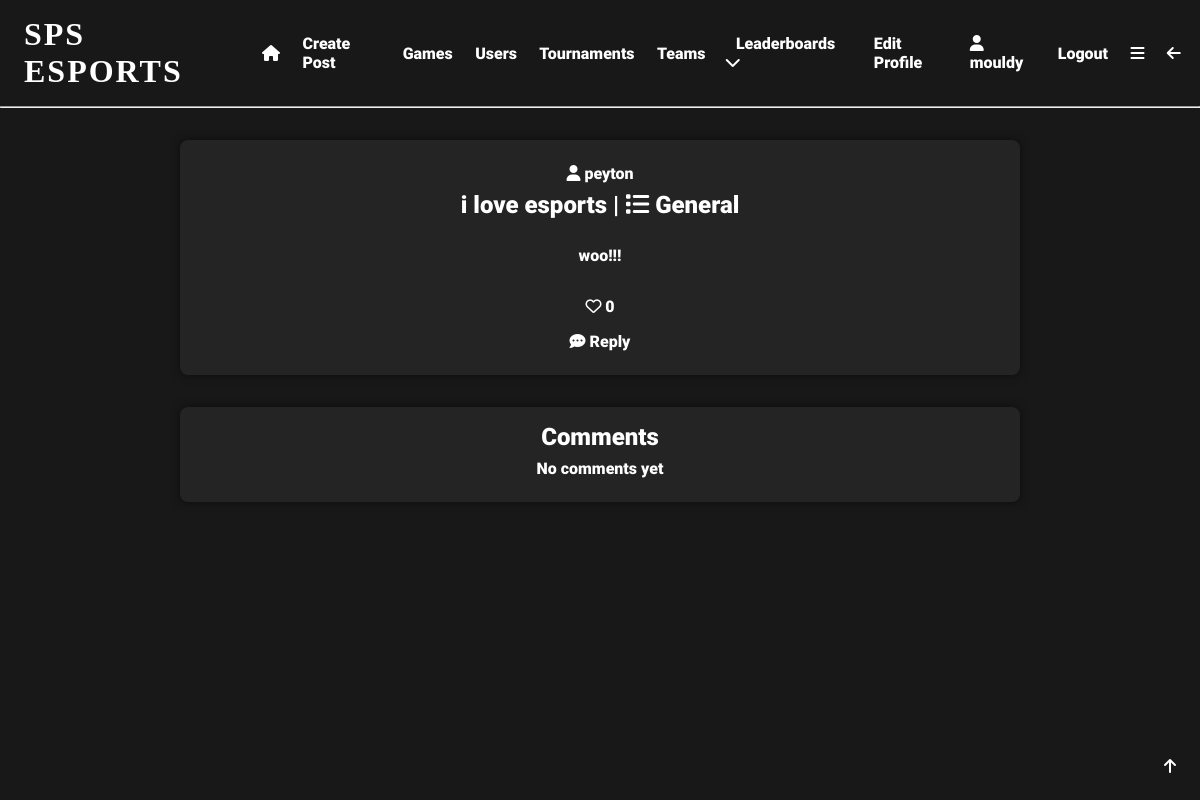
The page /post/4 (signed in) on the database its author committed.
### app/models.py (models this page shows, shortened)
class User(UserMixin, db.Model):
    user_id = db.Column(db.Integer, primary_key=True)
    username = db.Column(db.String(64), index=True, unique=True)
    email = db.Column(db.String(120), index=True, unique=True)
    password_hash = db.Column(db.String(128), nullable=False)
    pfp = db.Column(db.String(140))
    user_bio = db.Column(db.String(140), default='New to SPS eSports!!!')
    pronouns = db.Column(db.String(64), nullable=True)
    skill_level = db.Column(db.String(64), default='Unsure')
    role = db.Column(db.String(64))
    grade = db.Column(db.String(64), nullable=True, default='Unsure')
    availability = db.Column(db.String(140), default='Unsure')
    teams = db.relationship('Teams', back_populates='user')
    team_users = db.relationship('TeamUsers', back_populates='user')
    posts = db.relationship('Posts', back_populates='user')
    likes = db.relationship('Likes', back_populates='user')
    tournaments = db.relationship('Tournaments', back_populates='user')
    favourite_games = db.relationship('FavouriteGames', back_populates='user')
    tournament_users = db.relationship('TournamentUsers', back_populates='user')
    comments = db.relationship('Comments', back_populates='user')
    matches = db.relationship('Matches', back_populates='user')
    match_users = db.relationship('MatchUsers', back_populates='user')
    following = db.relationship('Following', backref='user', foreign_keys='Following.user_id')
    followed = db.relationship('Following', foreign_keys='Following.following_id')
    sponsor = db.relationship('SponsoredUsers', backref='user', foreign_keys='SponsoredUsers.sponsor_id')
    sponsored = db.relationship('SponsoredUsers', foreign_keys='SponsoredUsers.sponsored_id')

class Posts(db.Model):
    post_id = db.Column(db.Integer, primary_key=True, index=True, unique=True, nullable=False)
    post_title = db.Column(db.String(64), nullable=False)
    post_content = db.Column(db.String(140), nullable=False)
    post_date = db.Column(db.DateTime, nullable=False)
    post_type = db.Column(db.String(64))
    likes = db.Column(db.Integer, default=0)
    user_id = db.Column(db.Integer, db.ForeignKey('user.user_id'), name='post_user_id', nullable=False)
    user = db.relationship('User', back_populates='posts')
    post_likes = db.relationship('Likes', back_populates='post')
    comments = db.relationship('Comments', back_populates='post')

### app/routes.py (the view)
@app.route('/post/<post_id>', methods=['GET', 'POST'])
@login_required
def post(post_id):
    post = Posts.query.filter_by(post_id=post_id).first_or_404()
    creator = User.query.filter_by(user_id=post.user_id).first()
    is_liked = Likes.query.filter_by(user_id=current_user.user_id, post_id=post_id).count()
    my_post = Posts.query.filter_by(post_id=post_id, user_id=current_user.user_id).count()
    likes = Likes.query.filter_by(post_id=post_id).count()
    comments = Comments.query.filter_by(post_id=post_id).all()
    return render_template('post.html', post=post, creator=creator, is_liked=is_liked, my_post=my_post, comments=comments, likes=likes)

### app/models.py (called while the page is built)
@login.user_loader
def load_user(user_id):
    return User.query.get(int(user_id))  # returns the user id as an integer

### app/templates/post.html (shortened to what this page needs)
{% extends 'base.html' %}
{% block content %}
<div class="centre">
    <div class="gen-container lineup">
        <a href="{{url_for('user', username=creator.username)}}"><i class="fa-solid fa-user"></i>  {{creator.username}}</a>
        <h2>{{post.post_title}} | <i class="fa-solid fa-list"></i>  {{post.post_type}}</h2>
        <br>
        <p>{{post.post_content}}</p>
        {% if is_liked == 1 %}
        <a href="{{url_for('like', post_id=post.post_id)}}"><i class="fa-solid fa-heart"></i> {{likes}}</a>
        {% else %}
        {% if my_post == 0 %}
        <a href="{{url_for('like', post_id=post.post_id)}}"><i class="fa-regular fa-heart"></i>  {{likes}}</a>
        {% endif %}
        {% endif %}
        <a href="{{url_for('post_comment', post_id=post.post_id)}}"><i class="fa-solid fa-comment-dots"></i>  Reply</a>
    </div>
    <div class="gen-container">
        <h2>Comments</h2>
        {% if comments %}
            {% for comment in comments %}
            <div class="post">
                <p><a href="{{url_for('user', username=comment.username)}}">{{comment.username}}</a> <i
                        class="fa-solid fa-comment"></i></p>
                <p>{{comment.comment_content}}</p>
                <p>{{comment.comment_date|format_datetime}}</p>
            </div>
            {% endfor %}
        {% else %}
        <p>No comments yet</p>
        {% endif %}
    </div>
</div>
{% endblock %}

### app/templates/base.html (shortened to what this page needs)
<!DOCTYPE html>
<html lang="en">
<head>
    <link rel="stylesheet" href="{{ url_for('static', filename='css/styles.css') }}">
</head>
<body>
  <div id="top" class="header">
      {% if current_user.is_anonymous %}
        <h1 onclick="location.href='login'">SPS ESPORTS</h1>
        <a href="{{ url_for('login') }}">Login</a>
        <a href="{{ url_for('register') }}">Register</a>
      {% else %}
        <h1 onclick="location.href='{{url_for('index')}}'">SPS ESPORTS</h1>
        <a href="{{ url_for('index') }}"><i class="fa-solid fa-house"></i></a>
        <a href="{{ url_for('create_post') }}">Create Post</a>
        <a href="{{ url_for('search') }}">Games</a>
        <a href="{{ url_for('user_search') }}">Users</a>
        <a href="{{ url_for('tournament_search') }}">Tournaments</a>
        <a href="{{url_for('team_search')}}">Teams</a>
        <div class="expand">
            <div class="expand-button">
                <a href="javascript:showDropdown()">Leaderboards  <i class="fa-solid fa-chevron-down"></i></a>
            </div>
        </div>
        <a href="{{ url_for('edit_profile') }}">Edit Profile</a>
        <a href="{{ url_for('user', username=current_user.username) }}"><i class="fa-solid fa-user"></i>   {{current_user.username}}</a>
        <a href="{{ url_for('logout') }}">Logout</a>
        <a href="javascript:showNavBar()"><i class="fa-solid fa-bars"></i></a>
        <a href="javascript:window.history.back();"><i class="fa-solid fa-arrow-left"></i></a>
      {% endif %}
  </div>
    <hr>
  <div class="topbutton">
    <a href="#top"><i class="fa-solid fa-arrow-up"></i></a>
  </div>
{% block content %} {% endblock %}
</body>
</html>

### app/static/css/styles.css (style rules this page uses)
* { margin: 0; padding: 0; box-sizing: border-box; scroll-behavior: smooth; scrollbar-width: thin; scrollbar-color: white var(--bg); }
body { background: var(--bg); color: white; }
:root { --accent: #e81c29; --bg: #181818; --bg2: #282828; --lightbg: rgba(255,255,255,0.05); }
.header { display:flex; align-items: center; padding: 1em 0.5em; }
.header a { padding: 0em 0.7em; font-family: 'Roboto'; font-size: 1em; text-decoration: none; transition: 0.5s; position: relative; transition: 0.3s; color: white; }
.header a::before { content: ''; position: absolute; width: 100%; height: 2px; left: 0; bottom: -2px; background-color: var(--accent); transform-origin: right; transform: scaleX(0); transition: transform 0.3s; }
.header h1 { box-shadow: inset 0 0 0 0 var(--bg); font-family: 'Nausea'; letter-spacing: 2px; padding: 0 0.5em; position: relative; transition: color 0.3s ease-in-out, box-shadow 0.3s ease-in-out; }
.expand { font-family: 'Roboto'; padding: 0.5em; position: relative; }
h1 { font-family: 'Roboto'; font-size: 2em; }
h2 { font-family: 'Roboto'; font-size: 1.5em; }
.topbutton { position: fixed; bottom: 1em; right: 1em; padding: 0.5em; border-radius: 50%; background-color: var(--bg); color: white; font-family: 'Roboto'; font-size: 1em; transition: 0.5s; }
p { font-family: 'Roboto'; font-size: 1em; padding: 0.5em 0; }
a { color: white; text-decoration: none; transition: 0.5s; padding: 0.5em 0; position: relative; font-family: 'Roboto'; }
a::before { content: ''; position: absolute; width: 100%; height: 2px; left: 0; bottom: -2px; background-color: var(--accent); transform-origin: right; transform: scaleX(0); transition: transform 0.3s; }
.centre { display: flex; flex-flow: row wrap; align-items: center; justify-content: center; width: 100%; margin: 1em 0; }
.gen-container { display: flex; flex-flow: column wrap; align-items: center; justify-content: center; width: 70%; margin: 1em 0; font-family: 'Roboto'; background-color: var(--lightbg); padding: 1em; border-radius: 0.5em; box-shadow: 0 0 10px 0 rgba(0,0,0,0.5); }
.lineup a::before { top: 80%; }

### rows shown on the page
User: username "mouldy"
User: username "peyton"
Posts: post_title "i love esports", post_type "General", post_content "woo!!!"

### other values the page prints
{{ likes }} "0"
